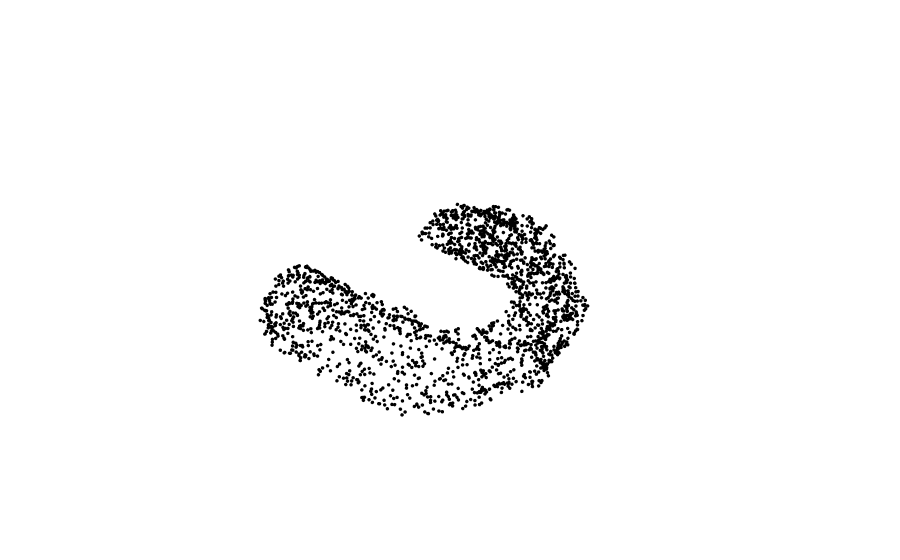

Notebook code cell kept with this figure:
### Code cell
#Vous pouvez modifier le size des points dans la visualisation
visualize_cloud(points[1,:,:],1.2)

### Figure 1 — Plotly figure (JSON) as saved in the notebook; plotly's stock layout.template omitted (floating-point values rounded to 4 significant figures; data arrays with more than 128 entries replaced by an {"elided": "..."} marker saying what was removed)
{"data": [{"marker": {"color": "black", "size": 1.2}, "mode": "markers", "type": "scatter3d", "x": {"elided": "2048 float values"}, "y": {"elided": "2048 float values"}, "z": {"elided": "2048 float values"}}], "layout": {"scene": {"xaxis": {"visible": false}, "yaxis": {"visible": false}, "zaxis": {"visible": false}}}}
